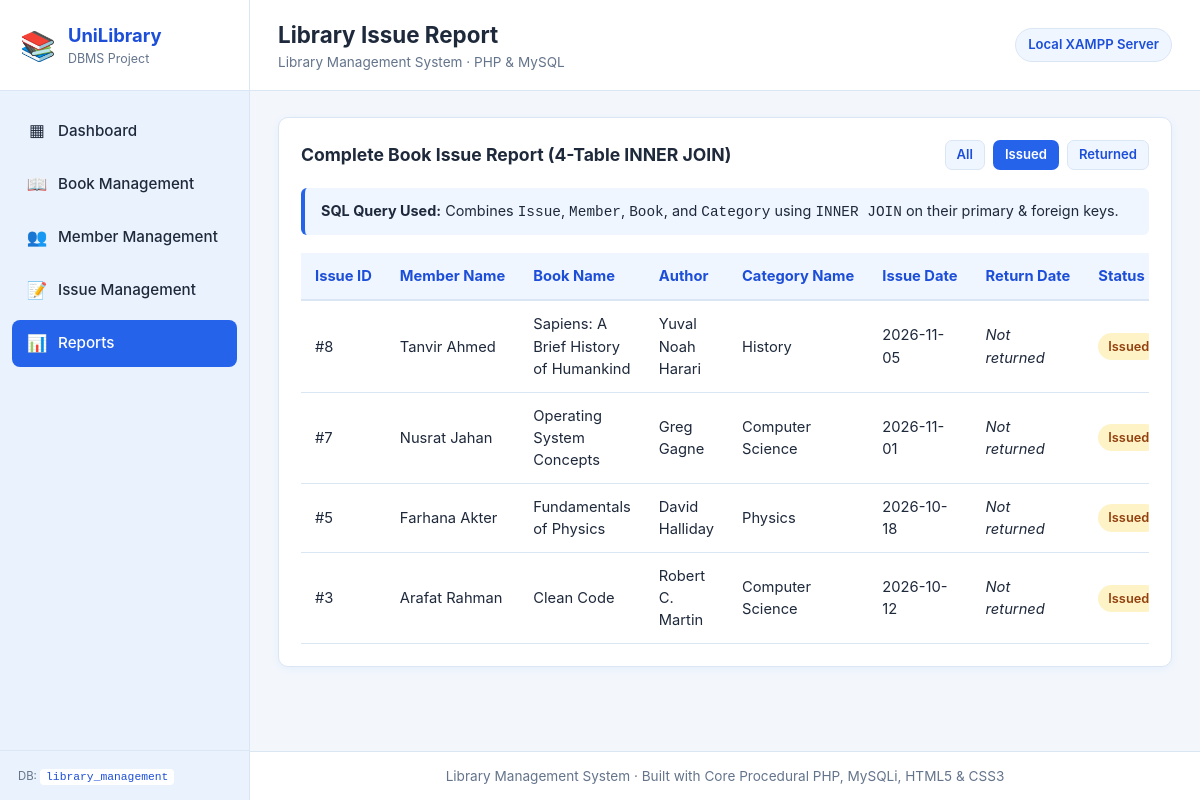
Page /reports/index.php?status=Issued on the committed database.
### tables this page shows
CREATE TABLE Issue (
    issue_id INT PRIMARY KEY AUTO_INCREMENT,
    book_id INT NOT NULL,
    member_id INT NOT NULL,
    issue_date DATE NOT NULL,
    return_date DATE NULL,
    status VARCHAR(30) NOT NULL DEFAULT 'Issued',
    CONSTRAINT fk_issue_book
        FOREIGN KEY (book_id) REFERENCES Book(book_id)
        ON UPDATE CASCADE
        ON DELETE RESTRICT,
    CONSTRAINT fk_issue_member
        FOREIGN KEY (member_id) REFERENCES Member(member_id)
        ON UPDATE CASCADE
        ON DELETE RESTRICT
);

CREATE TABLE Member (
    member_id INT PRIMARY KEY AUTO_INCREMENT,
    member_name VARCHAR(100) NOT NULL,
    email VARCHAR(100) UNIQUE,
    phone VARCHAR(20),
    department VARCHAR(100)
);

CREATE TABLE Book (
    book_id INT PRIMARY KEY AUTO_INCREMENT,
    book_name VARCHAR(150) NOT NULL,
    author VARCHAR(100) NOT NULL,
    category_id INT NOT NULL,
    isbn VARCHAR(30) UNIQUE,
    quantity INT NOT NULL DEFAULT 1,
    CONSTRAINT fk_book_category
        FOREIGN KEY (category_id) REFERENCES Category(category_id)
        ON UPDATE CASCADE
        ON DELETE RESTRICT
);

CREATE TABLE Category (
    category_id INT PRIMARY KEY AUTO_INCREMENT,
    category_name VARCHAR(100) NOT NULL
);

### config/db.php (called while the page is built, shortened)
<?php
function e($value): string
{
    return htmlspecialchars((string)($value ?? ''), ENT_QUOTES, 'UTF-8');
}
?>

### reports/index.php (the view, shortened to what this page needs)
<?php
require_once __DIR__ . '/../config/db.php';
$status_filter = trim($_GET['status'] ?? '');
$sql = "SELECT
            i.issue_id,
            m.member_name,
            b.book_name,
            b.author,
            c.category_name,
            i.issue_date,
            i.return_date,
            i.status
        FROM Issue i
        INNER JOIN Member m   ON i.member_id = m.member_id
        INNER JOIN Book b     ON i.book_id = b.book_id
        INNER JOIN Category c ON b.category_id = c.category_id";
if ($status_filter === 'Issued' || $status_filter === 'Returned') {
    $sql .= " WHERE i.status = ? ORDER BY i.issue_id DESC";
    $stmt = mysqli_prepare($conn, $sql);
    mysqli_stmt_bind_param($stmt, 's', $status_filter);
    mysqli_stmt_execute($stmt);
    $result = mysqli_stmt_get_result($stmt);
} else {
    $sql .= " ORDER BY i.issue_id DESC";
    $result = mysqli_query($conn, $sql);
}
include __DIR__ . '/../includes/header.php';
?>
<section class="panel">
    <div class="panel-header">
        <h2 class="panel-title">Complete Book Issue Report (4-Table INNER JOIN)</h2>
        <div class="actions-cell">
            <a href="index.php" class="btn <?php echo ($status_filter === '') ? 'btn-primary' : 'btn-secondary'; ?> btn-sm">All</a>
            <a href="index.php?status=Issued" class="btn <?php echo ($status_filter === 'Issued') ? 'btn-primary' : 'btn-secondary'; ?> btn-sm">Issued</a>
            <a href="index.php?status=Returned" class="btn <?php echo ($status_filter === 'Returned') ? 'btn-primary' : 'btn-secondary'; ?> btn-sm">Returned</a>
        </div>
    </div>
    <div class="sql-note">
        <strong>SQL Query Used:</strong> Combines <code>Issue</code>, <code>Member</code>, <code>Book</code>, and <code>Category</code> using <code>INNER JOIN</code> on their primary &amp; foreign keys.
    </div>
    <div class="table-responsive">
        <table>
            <thead>
                <tr>
                    <th>Issue ID</th>
                    <th>Member Name</th>
                    <th>Book Name</th>
                    <th>Author</th>
                    <th>Category Name</th>
                    <th>Issue Date</th>
                    <th>Return Date</th>
                    <th>Status</th>
                </tr>
            </thead>
            <tbody>
                <?php if (mysqli_num_rows($result) > 0): ?>
                    <?php while ($row = mysqli_fetch_assoc($result)): ?>
                        <tr>
                            <td>#<?php echo e($row['issue_id']); ?></td>
                            <td><?php echo e($row['member_name']); ?></td>
                            <td><?php echo e($row['book_name']); ?></td>
                            <td><?php echo e($row['author']); ?></td>
                            <td><?php echo e($row['category_name']); ?></td>
                            <td><?php echo e($row['issue_date']); ?></td>
                            <td><?php echo $row['return_date'] ? e($row['return_date']) : '<em>Not returned</em>'; ?></td>
                            <td>
                                <span class="badge <?php echo ($row['status'] === 'Returned') ? 'badge-returned' : 'badge-issued'; ?>">
                                    <?php echo e($row['status']); ?>
                                </span>
                            </td>
                        </tr>
                    <?php endwhile; ?>
                <?php else: ?>
                    <tr>
                        <td colspan="8" class="empty-state">No records found for this report.</td>
                    </tr>
                <?php endif; ?>
            </tbody>
        </table>
    </div>
</section>
<?php include __DIR__ . '/../includes/footer.php'; ?>

### style.css (style rules this page uses)
:root { --bg-page: #f3f7fc; --bg-surface: #ffffff; --bg-sidebar: #eaf2fd; --bg-sidebar-hover: #dbeafe; --primary: #2563eb; --primary-dark: #1d4ed8; --primary-light: #eff6ff; --border-color: #dbe6f5; --text-main: #1e293b; --text-muted: #64748b; --success-bg: #dcfce7; --success-text: #166534; --warning-bg: #fef3c7; --warning-text: #92400e; --danger-bg: #fee2e2; --danger-text: #991b1b; --danger-btn: #dc2626; --danger-btn-hover: #b91c1c; --shadow-sm: 0 2px 8px rgba(37, 99, 235, 0.06); --radius: 10px; }
* { box-sizing: border-box; margin: 0; padding: 0; }
body { font-family: -apple-system, BlinkMacSystemFont, "Segoe UI", Roboto, Arial, sans-serif; background-color: var(--bg-page); color: var(--text-main); line-height: 1.5; }
.panel { background-color: var(--bg-surface); border: 1px solid var(--border-color); border-radius: var(--radius); padding: 22px; box-shadow: var(--shadow-sm); margin-bottom: 22px; }
.panel-header { display: flex; flex-wrap: wrap; align-items: center; justify-content: space-between; gap: 14px; margin-bottom: 18px; }
.panel-title { font-size: 1.1rem; font-weight: 700; color: var(--text-main); }
.btn { display: inline-block; padding: 9px 16px; border-radius: 7px; font-size: 0.9rem; font-weight: 600; text-decoration: none; border: 1px solid transparent; cursor: pointer; transition: background-color 0.15s ease; line-height: 1.2; }
.btn-primary { background-color: var(--primary); color: #ffffff; }
.btn-secondary { background-color: var(--primary-light); color: var(--primary-dark); border-color: var(--border-color); }
.btn-sm { padding: 6px 11px; font-size: 0.82rem; }
.table-responsive { width: 100%; overflow-x: auto; }
table { width: 100%; border-collapse: collapse; font-size: 0.92rem; }
thead th { background-color: var(--primary-light); color: var(--primary-dark); text-align: left; padding: 12px 14px; font-weight: 700; border-bottom: 2px solid var(--border-color); white-space: nowrap; }
tbody td { padding: 12px 14px; border-bottom: 1px solid var(--border-color); vertical-align: middle; }
.actions-cell { display: flex; gap: 8px; flex-wrap: wrap; }
.badge { display: inline-block; padding: 4px 10px; border-radius: 999px; font-size: 0.8rem; font-weight: 600; }
.badge-issued { background-color: var(--warning-bg); color: var(--warning-text); }
.sql-note { background-color: var(--primary-light); border-left: 4px solid var(--primary); padding: 12px 16px; border-radius: 6px; margin-bottom: 18px; font-size: 0.9rem; color: var(--text-main); }

### rows in the picture
issue: issue_id "8", member.member_name "Tanvir Ahmed", book.book_name "Sapiens: A Brief History of Humankind", book.author "Yuval Noah Harari", category.category_name "History", issue_date "2026-11-05", shows "Not returned", status "Issued"
issue: issue_id "7", member.member_name "Nusrat Jahan", book.book_name "Operating System Concepts", book.author "Greg Gagne", category.category_name "Computer Science", issue_date "2026-11-01", shows "Not returned", status "Issued"
issue: issue_id "5", member.member_name "Farhana Akter", book.book_name "Fundamentals of Physics", book.author "David Halliday", category.category_name "Physics", issue_date "2026-10-18", shows "Not returned", status "Issued"
issue: issue_id "3", member.member_name "Arafat Rahman", book.book_name "Clean Code", book.author "Robert C. Martin", category.category_name "Computer Science", issue_date "2026-10-12", shows "Not returned", status "Issued"

### other values in the picture
$item['icon'] "▦"
$item['label'] "Dashboard"
$item['icon'] "📖"
$item['label'] "Book Management"
$item['icon'] "👥"
$item['label'] "Member Management"
$item['icon'] "📝"
$item['label'] "Issue Management"
$item['icon'] "📊"
$item['label'] "Reports"
$page_title "Library Issue Report"
